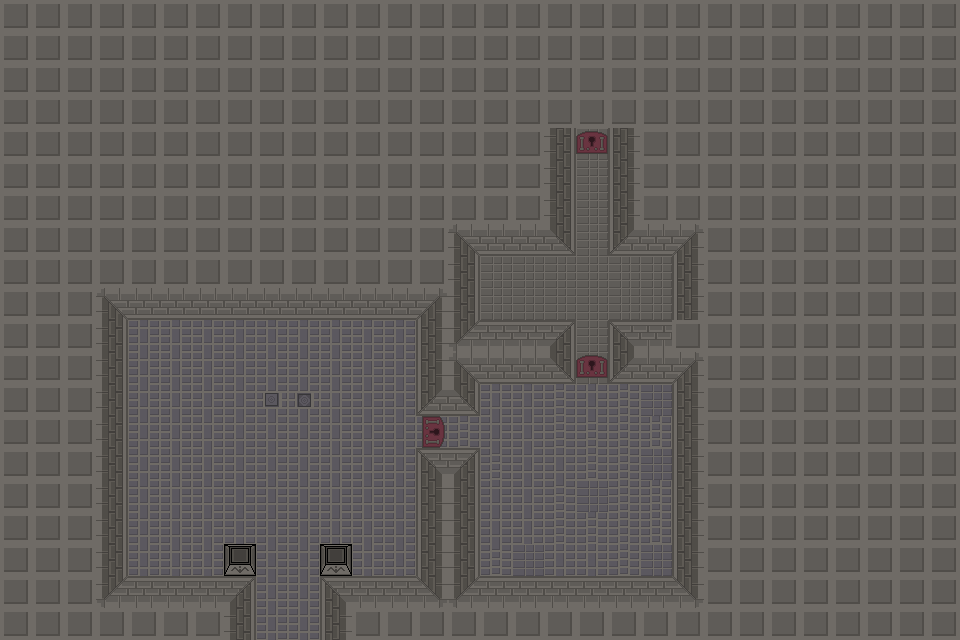

A level layout from a 2D game, rendered from its tile map. Below: a short description, then the map file with its tile-grid data intact:
An orthogonal 30x20 tile map with 32x32 px tiles, 2 tile layers (Tile Layer 1, Tile Layer 2), 3 tilesets.

<map version="1.10" tiledversion="1.11.0" orientation="orthogonal" renderorder="right-down" width="30" height="20" tilewidth="32" tileheight="32" infinite="0" nextlayerid="3" nextobjectid="1">
 <editorsettings>
  <export target="../maps/dungeon.lua" format="lua" />
 </editorsettings>
 <tileset firstgid="1" name="background" tilewidth="32" tileheight="32" tilecount="36" columns="6">
  <image source="background.png" width="192" height="192" />
 </tileset>
 <tileset firstgid="37" name="sconce" tilewidth="32" tileheight="32" tilecount="4" columns="4">
  <image source="sconce.png" width="128" height="32" />
  <tile id="0">
   <animation>
    <frame tileid="1" duration="200" />
    <frame tileid="2" duration="200" />
    <frame tileid="3" duration="200" />
   </animation>
  </tile>
 </tileset>
 <tileset firstgid="41" name="wall" tilewidth="32" tileheight="32" tilecount="21" columns="3">
  <image source="wall.png" width="96" height="224" />
 </tileset>
 <layer id="1" name="Tile Layer 1" width="30" height="20">
  <data encoding="csv">
45,45,45,45,45,45,45,45,45,45,45,45,45,45,45,45,45,45,45,45,45,45,45,45,45,45,45,45,45,45,
45,45,45,45,45,45,45,45,45,45,45,45,45,45,45,45,45,45,45,45,45,45,45,45,45,45,45,45,45,45,
45,45,45,45,45,45,45,45,45,45,45,45,45,45,45,45,45,45,45,45,45,45,45,45,45,45,45,45,45,45,
45,45,45,45,45,45,45,45,45,45,45,45,45,45,45,45,45,45,45,45,45,45,45,45,45,45,45,45,45,45,
45,45,45,45,45,45,45,45,45,45,45,45,45,45,45,45,45,44,52,46,45,45,45,45,45,45,45,45,45,45,
45,45,45,45,45,45,45,45,45,45,45,45,45,45,45,45,45,44,52,46,45,45,45,45,45,45,45,45,45,45,
45,45,45,45,45,45,45,45,45,45,45,45,45,45,45,45,45,44,52,46,45,45,45,45,45,45,45,45,45,45,
45,45,45,45,45,45,45,45,45,45,45,45,45,45,41,42,42,54,52,53,42,43,45,45,45,45,45,45,45,45,
45,45,45,45,45,45,45,45,45,45,45,45,45,45,44,52,52,52,52,52,52,46,45,45,45,45,45,45,45,45,
45,45,45,41,42,42,42,42,42,42,42,42,42,43,44,52,52,52,52,52,52,46,45,45,45,45,45,45,45,45,
45,45,45,44,58,58,58,58,58,58,58,58,58,46,47,48,48,51,52,50,48,45,45,45,45,45,45,45,45,45,
45,45,45,44,58,58,58,58,58,58,58,58,58,46,41,42,42,54,55,53,42,43,45,45,45,45,45,45,45,45,
45,45,45,44,58,58,58,58,58,58,58,58,58,53,54,58,58,57,58,57,56,46,45,45,45,45,45,45,45,45,
45,45,45,44,58,58,58,58,58,58,58,58,58,57,57,58,58,57,57,57,57,46,45,45,45,45,45,45,45,45,
45,45,45,44,58,58,58,58,58,58,58,58,58,50,51,57,58,58,57,57,56,46,45,45,45,45,45,45,45,45,
45,45,45,44,58,58,58,58,58,58,58,58,58,46,44,58,58,57,56,57,57,46,45,45,45,45,45,45,45,45,
45,45,45,44,58,58,58,58,58,58,58,58,58,46,44,58,58,57,57,57,57,46,45,45,45,45,45,45,45,45,
45,45,45,44,58,58,58,58,58,58,58,58,58,46,44,57,56,58,58,57,56,46,45,45,45,45,45,45,45,45,
45,45,45,47,48,48,48,51,58,58,50,48,48,49,47,48,48,48,48,48,48,49,45,45,45,45,45,45,45,45,
45,45,45,45,45,45,45,44,58,58,46,45,45,45,45,45,45,45,45,45,45,45,45,45,45,45,45,45,45,45
</data>
 </layer>
 <layer id="2" name="Tile Layer 2" width="30" height="20">
  <data encoding="csv">
0,0,0,0,0,0,0,0,0,0,0,0,0,0,0,0,0,0,0,0,0,0,0,0,0,0,0,0,0,0,
0,0,0,0,0,0,0,0,0,0,0,0,0,0,0,0,0,0,0,0,0,0,0,0,0,0,0,0,0,0,
0,0,0,0,0,0,0,0,0,0,0,0,0,0,0,0,0,0,0,0,0,0,0,0,0,0,0,0,0,0,
0,0,0,0,0,0,0,0,0,0,0,0,0,0,0,0,0,0,0,0,0,0,0,0,0,0,0,0,0,0,
0,0,0,0,0,0,0,0,0,0,0,0,0,0,0,0,0,0,61,0,0,0,0,0,0,0,0,0,0,0,
0,0,0,0,0,0,0,0,0,0,0,0,0,0,0,0,0,0,0,0,0,0,0,0,0,0,0,0,0,0,
0,0,0,0,0,0,0,0,0,0,0,0,0,0,0,0,0,0,0,0,0,0,0,0,0,0,0,0,0,0,
0,0,0,0,0,0,0,0,0,0,0,0,0,0,0,0,0,0,0,0,0,0,0,0,0,0,0,0,0,0,
0,0,0,0,0,0,0,0,0,0,0,0,0,0,0,0,0,0,0,0,0,0,0,0,0,0,0,0,0,0,
0,0,0,0,0,0,0,0,0,0,0,0,0,0,0,0,0,0,0,0,0,0,0,0,0,0,0,0,0,0,
0,0,0,0,0,0,0,0,0,0,0,0,0,0,0,0,0,0,0,0,0,0,0,0,0,0,0,0,0,0,
0,0,0,0,0,0,0,0,0,0,0,0,0,0,0,0,0,0,61,0,0,0,0,0,0,0,0,0,0,0,
0,0,0,0,0,0,0,0,59,60,0,0,0,0,0,0,0,0,0,0,0,0,0,0,0,0,0,0,0,0,
0,0,0,0,0,0,0,0,0,0,0,0,0,2684354621,0,0,0,0,0,0,0,0,0,0,0,0,0,0,0,0,
0,0,0,0,0,0,0,0,0,0,0,0,0,0,0,0,0,0,0,0,0,0,0,0,0,0,0,0,0,0,
0,0,0,0,0,0,0,0,0,0,0,0,0,0,0,0,0,0,0,0,0,0,0,0,0,0,0,0,0,0,
0,0,0,0,0,0,0,0,0,0,0,0,0,0,0,0,0,0,0,0,0,0,0,0,0,0,0,0,0,0,
0,0,0,0,0,0,0,37,0,0,37,0,0,0,0,0,0,0,0,0,0,0,0,0,0,0,0,0,0,0,
0,0,0,0,0,0,0,0,0,0,0,0,0,0,0,0,0,0,0,0,0,0,0,0,0,0,0,0,0,0,
0,0,0,0,0,0,0,0,0,0,0,0,0,0,0,0,0,0,0,0,0,0,0,0,0,0,0,0,0,0
</data>
 </layer>
</map>
